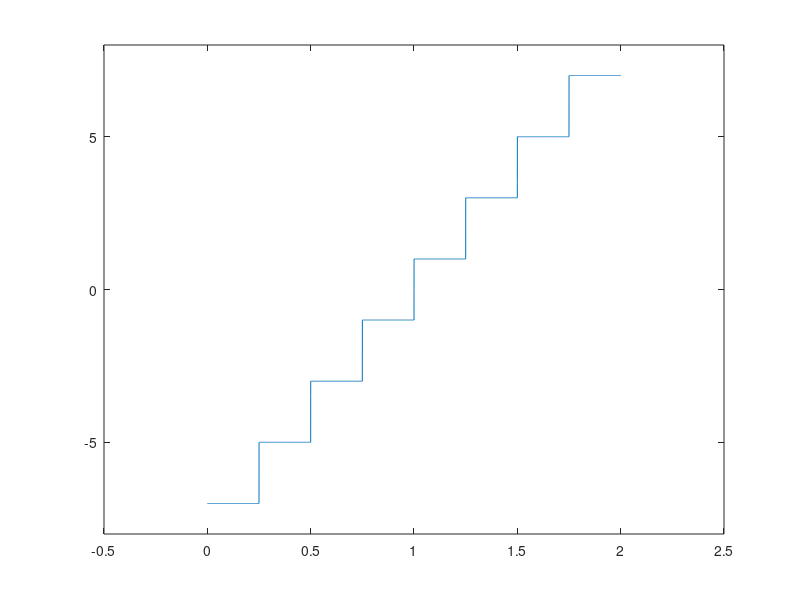

MATLAB code for this plot:
N = 4;                          %4 niveluri pozitive si 4 niveluri negative (se poate modifica pentru fecare subpunct)
ts = 0.001;                     %pasul pentru axa y
ts1=ts/(7);                     %pasul pentru axa x - impartit la 7 pentru a respecta raportul de dimensine pentru vectorii nostrii
y = -(2*N-1):ts:(2*N-1);        %vector de valori axa y
x = 0:ts1:N/2;                  %vector de valori axa x
j = 1;                          %folosit pentru a tine evidenta pasilor pe axa x - va fi inmultit cu 0.25(perioade ceruta)
v = -(2*N-1);                   %folosit pentru a tine evidenta nivelelor de pe axa y
for i = 1:length(x)             %parcurgerea vectorului pe axa x
                    
    if x(i) <= j*0.25           %conditie pentrua ramane pa palierul dorit
        y(i)=v;                 %atribuire valoare pe axa Y corespunzator fiecarui punct de pe axa x
    else
        j = j+1;                %dupa ce am ajuns la capatul unei perioade(multiplu de 0.25) trecem catre urmatoarea
        v=v+2;                  %dupa ce am ajuns la capatul unei perioade(multiplu de 0.25) trecem catre urmatorul palier
    end
  
        
end

plot(x,y);                      %afisarea graficului
axis([-0.5 2.5 -(2*N) (2*N)])   %conditii de aspect grafic